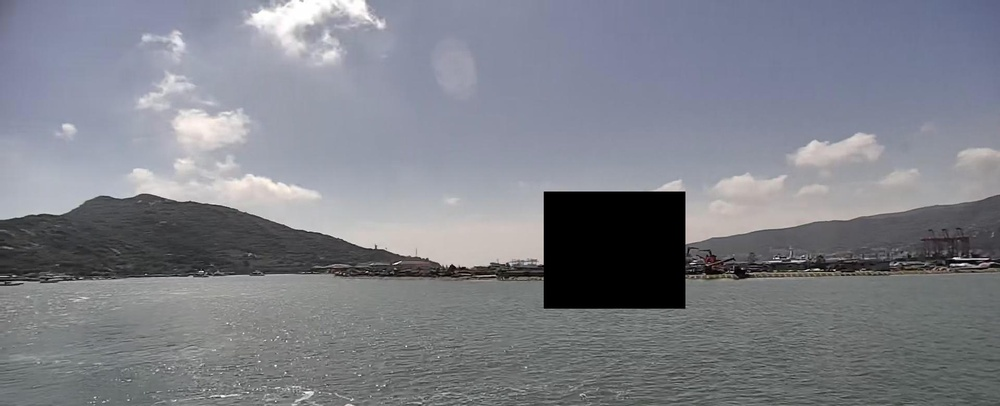
#> input picture jierui24tools/000327.jpg, 1000 x 406 px, shrunk from 1920 x 780 before the run
$ python get_black_box.py
#> lines starting #> are read from the running program, lines starting #| are printed output that depends on the picture; after the words box and inside, x2 and y2 are one past the last pixel; in counts of white or black regions, pixels touching at a corner belong together
import cv2
import numpy as np

def detect_black_boxes(image_path, area_thresh=500):
#> called with image_path = '000327.jpg', area_thresh = 500
    img = cv2.imread(image_path)
#> img is the input picture: shape (406, 1000, 3); mean B, G, R 136.4, 128.3, 126
    gray = cv2.cvtColor(img, cv2.COLOR_BGR2GRAY)
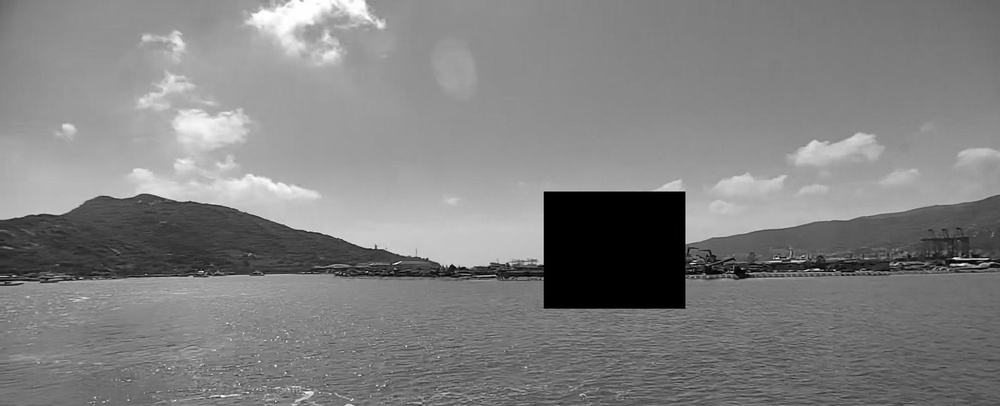
#> gray: shape (406, 1000); min 0, max 255, mean 128.6

    # 提取黑色区域（近黑色像素值阈值 < 30）
    _, mask = cv2.threshold(gray, 0, 255, cv2.THRESH_BINARY_INV)
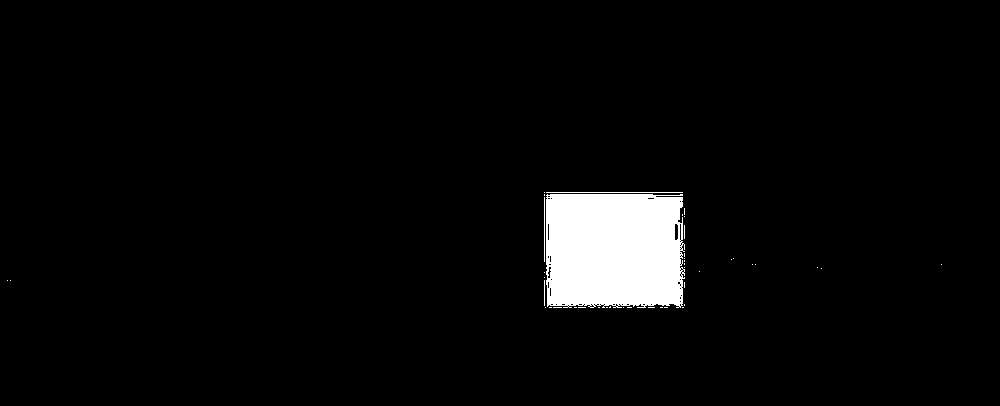
#> mask: shape (406, 1000); 3.8% white; 43 white regions (39 under 20 px)

    # 查找黑色区域轮廓
    contours, _ = cv2.findContours(mask, cv2.RETR_EXTERNAL, cv2.CHAIN_APPROX_SIMPLE)
#> contours = 43 contours, 42 with area under 20; largest, box (x1, y1, x2, y2) and area: (546, 194, 685, 308) 14870

    boxes = []
    vis_img = img.copy()
    for cnt in contours:
        x, y, w, h = cv2.boundingRect(cnt)
        if w * h > area_thresh:
            boxes.append((x, y, w, h))
            # 可视化绘制红色矩形框
            cv2.rectangle(vis_img, (x, y), (x + w, y + h), (0, 0, 255), 2)
#> this loop made 43 passes
#> (cnt, x, y, w, h) on passes 1, 2, 3, 4, 5, 7, 8, 9, 10, 11, 12, 14: ([[682, 307], [683, 307]], 682, 307, 2, 1), ([[664, 307], [667, 307]], 664, 307, 4, 1), ([[660, 307], [662, 307]], 660, 307, 3, 1), ([[648, 307], [654, 307]], 648, 307, 7, 1), ([[627, 307], [631, 307]], 627, 307, 5, 1), ([[606, 307], [607, 307]], 606, 307, 2, 1), ([[598, 307], [599, 307]], 598, 307, 2, 1), ([[578, 307], [585, 307]], 578, 307, 8, 1), ([[574, 307], [576, 307]], 574, 307, 3, 1), ([[553, 307], [561, 307]], 553, 307, 9, 1), ([[549, 307], [551, 307]], 549, 307, 3, 1), ([[610, 306], [609, 307], [610, 307]], 609, 306, 2, 2)
#> (x, y, w, h) on passes 6, 13, 18, 19, 20, 21: (623, 307, 1, 1), (545, 307, 1, 1), (10, 280, 1, 1), (7, 280, 1, 1), (544, 277, 1, 1), (544, 272, 1, 1)
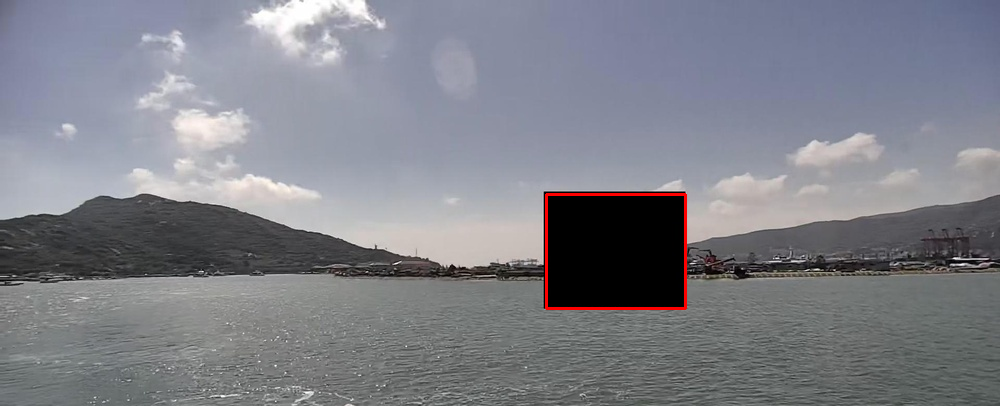
#> vis_img: shape (406, 1000, 3); 0.37% of pixels changed, all inside (x1, y1, x2, y2) = (545, 193, 687, 310)
#> after the loop, boxes = [(546, 194, 139, 114)]

    return boxes, vis_img


# === 用法 ===
image_path = '000327.jpg'  # 你的图片路径
black_boxes, vis_img = detect_black_boxes(image_path)
#> black_boxes = [(546, 194, 139, 114)]

# 显示图像（按任意键关闭窗口）
cv2.imshow("Detected Black Boxes", vis_img)
cv2.waitKey(0)
cv2.destroyAllWindows()

# 可选：保存可视化结果
#cv2.imwrite("black_boxes_vis.jpg", vis_img)
